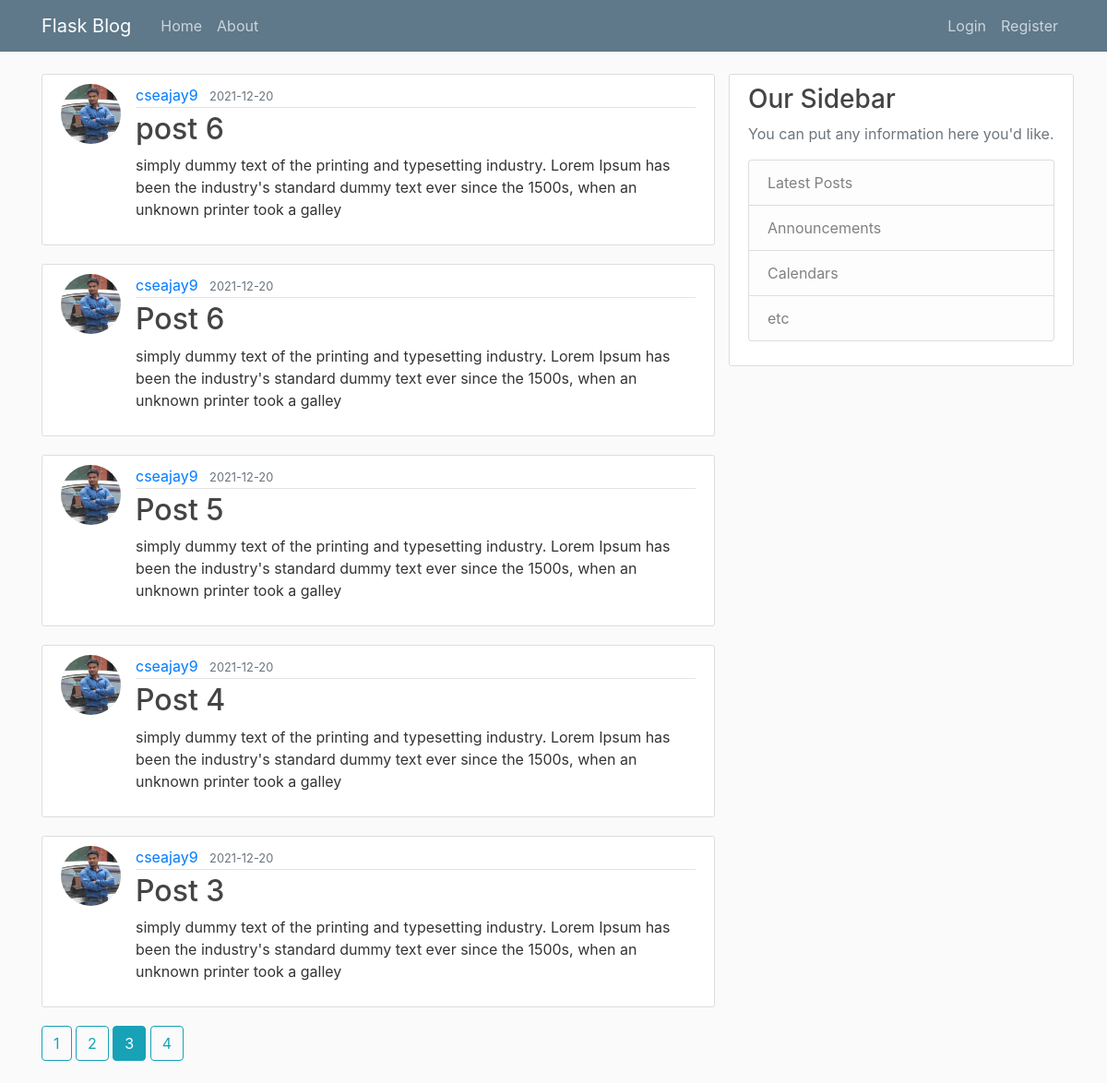
Screenshot of /home?page=3 with the database file from the repository.
### flaskblog/models.py (models this page shows, shortened)
class Post(db.Model):
    id = db.Column(db.Integer, primary_key=True)
    title = db.Column(db.String(100), nullable=False)
    date_posted = db.Column(db.DateTime, nullable=False, default =datetime.utcnow)
    content = db.Column(db.Text, nullable=False)
    user_id = db.Column(db.Integer, db.ForeignKey('user.id'), nullable=False)

class User(db.Model, UserMixin):
    id = db.Column(db.Integer, primary_key=True)
    username = db.Column(db.String(20), unique=True, nullable=False)
    email = db.Column(db.String(120), unique=True, nullable=False)
    image_file = db.Column(db.String(20), nullable=False, default='default.jpg')
    password = db.Column(db.String(60), nullable=False)
    posts = db.relationship('Post', backref='author', lazy=True)

### flaskblog/main/routes.py (the view)
@main.route("/")
@main.route("/home")
def home():
    page = request.args.get('page', 1, type=int)
    posts = Post.query.order_by(Post.date_posted.desc()).paginate(page=page, per_page=5)
    return render_template('home.html', posts=posts)

### flaskblog/templates/home.html
{% extends "layout.html" %}
{% block content%}
    {% for post in posts.items %}
        <article class="media content-section">
              <img class="rounded-circle article-img" src=" {{ url_for('static', filename='profile_pics/' + post.author.image_file) }}" alt="">
              <div class="media-body">
                <div class="article-metadata">
                  <a class="mr-2" href="{{ url_for('users.user_posts', username=post.author.username) }}">{{ post.author.username }}</a>
                  <small class="text-muted">{{ post.date_posted.strftime('%Y-%m-%d') }}</small>
                </div>
                <h2><a class="article-title" href=" {{ url_for('posts.post', post_id=post.id) }}">{{ post.title }}</a></h2>
                <p class="article-content">{{ post.content }}</p>
              </div>
        </article>
    {% endfor %}
    {% for page_num in posts.iter_pages(left_edge=1, right_edge=1, left_current=1, right_current=2) %}
        {% if page_num %}
            {% if posts.page == page_num %}
                    <a class="btn btn-info mb-4" href=" {{ url_for('main.home', page=page_num) }}"> {{ page_num }}</a>
            {% else %}
                    <a class="btn btn-outline-info mb-4" href=" {{ url_for('main.home', page=page_num) }}"> {{ page_num }}</a>
            {% endif %}
        {% else %}
            ...
        {% endif %}
    {% endfor %}
{% endblock content %}

### flaskblog/static/main.css (style rules this page uses)
body { background: #fafafa; color: #333333; margin-top: 5rem; }
h1, h2, h3, h4, h5, h6 { color: #444444; }
.content-section { background: #ffffff; padding: 10px 20px; border: 1px solid #dddddd; border-radius: 3px; margin-bottom: 20px; }
.article-title { color: #444444; }
.article-content { white-space: pre-line; }
.article-img { height: 65px; width: 65px; margin-right: 16px; }
.article-metadata { padding-bottom: 1px; margin-bottom: 4px; border-bottom: 1px solid #e3e3e3 }

### rows the page displays
Post: image_file (picture), author.username "cseajay9", date_posted "2021-12-20", title "post 6", content "simply dummy text of the printing and typesetting industry. Lorem Ipsum has been the industry's standard dummy text ever since the 1500s, when an unknown printer took a galley"
Post: image_file (picture), author.username "cseajay9", date_posted "2021-12-20", title "Post 6", content "simply dummy text of the printing and typesetting industry. Lorem Ipsum has been the industry's standard dummy text ever since the 1500s, when an unknown printer took a galley"
Post: image_file (picture), author.username "cseajay9", date_posted "2021-12-20", title "Post 5", content "simply dummy text of the printing and typesetting industry. Lorem Ipsum has been the industry's standard dummy text ever since the 1500s, when an unknown printer took a galley"
Post: image_file (picture), author.username "cseajay9", date_posted "2021-12-20", title "Post 4", content "simply dummy text of the printing and typesetting industry. Lorem Ipsum has been the industry's standard dummy text ever since the 1500s, when an unknown printer took a galley"
Post: image_file (picture), author.username "cseajay9", date_posted "2021-12-20", title "Post 3", content "simply dummy text of the printing and typesetting industry. Lorem Ipsum has been the industry's standard dummy text ever since the 1500s, when an unknown printer took a galley"

### other values shown
{{ page_num }} "1" "2" "4"
{{ page_num }} "3"
